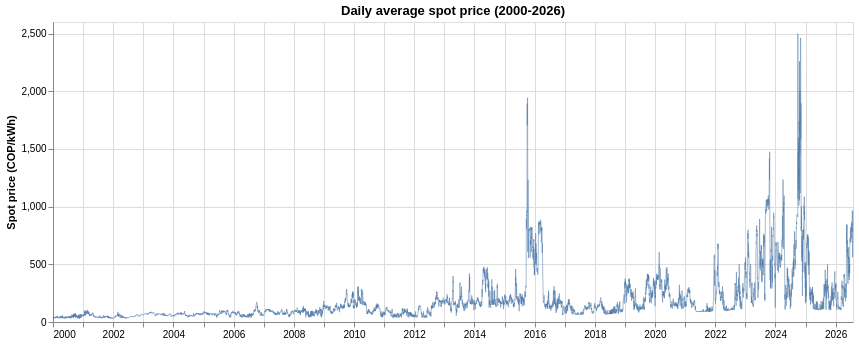

Notebook code for this chart:
### Markdown cell above
- El Niño 2002-03, 2009-10, 2015-16, 2023-24
- COVID-19 demand drop (March-May 2020)
- Regulatory interventions and scarcity price activations

### Code cell
precio_daily = precio.set_index("datetime").resample("D")["precio_cop_kwh"].mean().reset_index()
precio_daily.columns = ["date", "precio_daily_avg"]

daily_average_spot_price = alt.Chart(precio_daily).mark_line(strokeWidth=0.5).encode(
    x=alt.X("date:T", title=""),
    y=alt.Y("precio_daily_avg:Q", title="Spot price (COP/kWh)"),
).properties(width=800, height=300, title="Daily average spot price (2000-2026)")

daily_average_spot_price

### Figure 1 — Vega specification as saved in the notebook (floating-point values rounded to 4 significant figures; data arrays with more than 128 entries replaced by an {"elided": "..."} marker saying what was removed)
{"$schema": "https://vega.github.io/schema/vega/v5.json", "data": [{"name": "source_0", "values": {"elided": "9709 records"}, "transform": [{"type": "formula", "expr": "toDate(datum['date'])", "as": "date"}]}, {"name": "source_0_y_domain_precio_daily_avg", "values": [{"min": 28.84, "max": 2499.0}]}], "marks": [{"type": "line", "name": "marks", "from": {"data": "source_0"}, "sort": {"field": "x"}, "encode": {"update": {"defined": {"signal": "isValid(datum[\"date\"]) && isFinite(+datum[\"date\"]) && isValid(datum[\"precio_daily_avg\"]) && isFinite(+datum[\"precio_daily_avg\"])"}, "stroke": {"value": "#4c78a8"}, "strokeWidth": {"value": 0.5}, "x": {"field": "date", "scale": "x"}, "y": {"field": "precio_daily_avg", "scale": "y"}}}, "style": ["line"]}], "scales": [{"name": "x", "type": "time", "domain": {"data": "source_0", "field": "date"}, "range": [0, {"signal": "width"}]}, {"name": "y", "type": "linear", "domain": [{"signal": "(data(\"source_0_y_domain_precio_daily_avg\")[0] || {}).min"}, {"signal": "(data(\"source_0_y_domain_precio_daily_avg\")[0] || {}).max"}], "range": [{"signal": "height"}, 0], "nice": true, "zero": true}], "axes": [{"scale": "x", "labels": false, "orient": "bottom", "domain": false, "grid": true, "ticks": false, "zindex": 0, "minExtent": 0, "aria": false, "gridScale": "y", "maxExtent": 0, "tickCount": {"signal": "ceil(width/40)"}}, {"scale": "y", "gridScale": "x", "minExtent": 0, "maxExtent": 0, "domain": false, "grid": true, "labels": false, "tickCount": {"signal": "ceil(height/40)"}, "ticks": false, "orient": "left", "zindex": 0, "aria": false}, {"scale": "x", "labelOverlap": true, "orient": "bottom", "labelFlush": true, "tickCount": {"signal": "ceil(width/40)"}, "zindex": 0, "grid": false}, {"scale": "y", "orient": "left", "grid": false, "title": "Spot price (COP/kWh)", "tickCount": {"signal": "ceil(height/40)"}, "labelOverlap": true, "zindex": 0}], "title": {"text": "Daily average spot price (2000-2026)", "frame": "group"}, "width": 800, "padding": 5, "background": "white", "height": 300, "style": "cell"}
